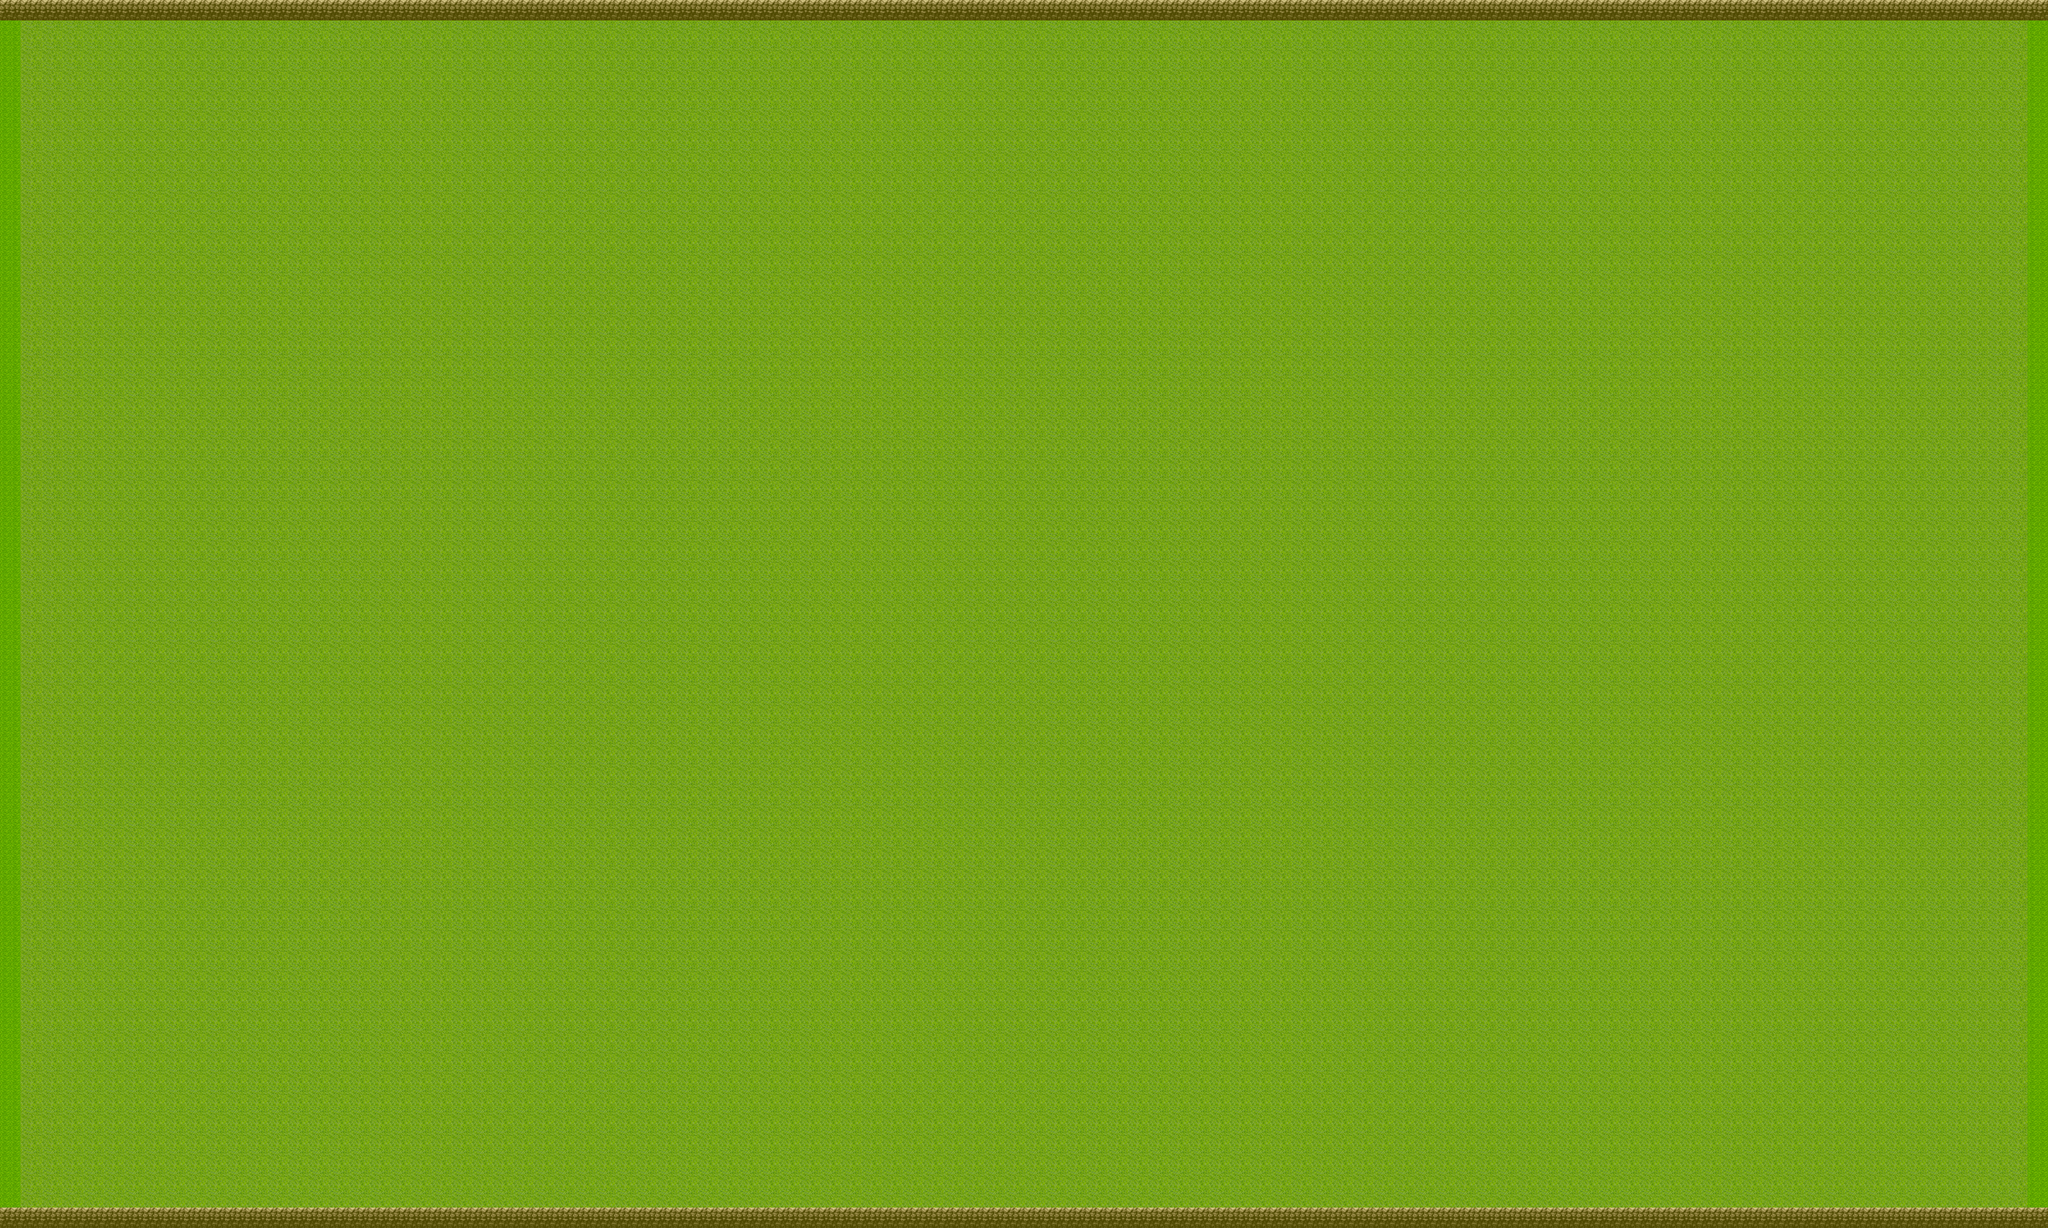

This game map was drawn from its Tiled (.tmx) file and the tilesets committed beside it. A one-line description and the trimmed map source follow:
An orthogonal 100x60 tile map with 32x32 px tiles, 2 tile layers (terreno, muros), 2 tilesets and 5 objects (4x wall, player).

<map version="1.2" tiledversion="2020.05.07" orientation="orthogonal" renderorder="right-down" width="100" height="60" tilewidth="32" tileheight="32" infinite="0" nextlayerid="4" nextobjectid="6">
 <tileset firstgid="1" source="../img/tilesets/stilo32.tsx" />
 <tileset firstgid="193" source="../img/tilesets/estilo32.tsx" />
 <layer id="1" name="terreno" width="100" height="60">
  <data>[6000 cells, 6000 non-empty, 2 distinct tile ids]</data>
 </layer>
 <layer id="3" name="muros" width="100" height="60">
  <data>[6000 cells, 200 non-empty, 1 distinct tile ids]</data>
 </layer>
 <objectgroup id="2" name="obstaculos">
  <object id="1" name="player" x="94.6667" y="96" width="32" height="32" />
  <object id="2" name="wall" x="1.33333" y="0" width="29.3333" height="1920" />
  <object id="3" name="wall" x="34.6667" y="4" width="3160" height="29.3333" />
  <object id="4" name="wall" x="34.6667" y="1889.33" width="3164" height="30.6667" />
  <object id="5" name="wall" x="3165.33" y="34.6667" width="30.6667" height="1848" />
 </objectgroup>
</map>
